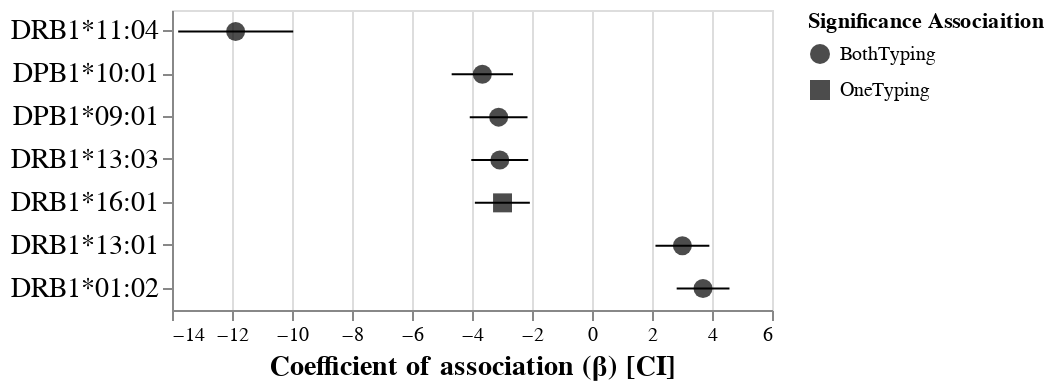

Here is the notebook cell this chart was saved with:
### Code cell
model3Plot

### Figure 1 — Vega-Lite specification as saved in the notebook (floating-point values rounded to 4 significant figures)
{"config": {"view": {"continuousWidth": 400, "continuousHeight": 300}}, "layer": [{"mark": "errorbar", "encoding": {"shape": {"type": "nominal", "field": "aType", "legend": {"title": "Significance Associaition"}, "scale": {"domain": ["BothTyping", "OneTyping"], "range": ["circle", "square"]}}, "x": {"type": "quantitative", "axis": {"title": ""}, "field": "lCI"}, "x2": {"field": "mCI"}, "y": {"type": "nominal", "axis": {"labelFontSize": 14, "title": ""}, "field": "allele", "sort": ["DRB1*11:04", "DPB1*10:01", "DPB1*09:01", "DRB1*13:03", "DRB1*16:01", "DRB1*13:01", "DRB1*01:02"]}}, "height": 150, "width": 300}, {"mark": {"type": "point", "color": "black", "filled": true, "size": 90}, "encoding": {"shape": {"type": "nominal", "field": "aType", "legend": {"title": "Significance Associaition"}, "scale": {"domain": ["BothTyping", "OneTyping"], "range": ["circle", "square"]}}, "x": {"type": "quantitative", "axis": {"title": "Coefficient of association (β) [CI]", "titleFontSize": 14}, "field": "coef_mean"}, "y": {"type": "nominal", "field": "allele", "sort": ["DRB1*11:04", "DPB1*10:01", "DPB1*09:01", "DRB1*13:03", "DRB1*16:01", "DRB1*13:01", "DRB1*01:02"]}}, "height": 150, "width": 300}], "data": {"name": "data-988e7501a2b12269a7abc63c40eb5e7d"}, "$schema": "https://vega.github.io/schema/vega-lite/v4.8.1.json", "datasets": {"data-988e7501a2b12269a7abc63c40eb5e7d": [{"allele": "DRB1*11:04", "coef_mean": -11.88, "lCI": -13.79, "mCI": -9.959, "aType": "BothTyping"}, {"allele": "DPB1*10:01", "coef_mean": -3.654, "lCI": -4.678, "mCI": -2.632, "aType": "BothTyping"}, {"allele": "DPB1*09:01", "coef_mean": -3.112, "lCI": -4.075, "mCI": -2.149, "aType": "BothTyping"}, {"allele": "DRB1*13:03", "coef_mean": -3.072, "lCI": -4.024, "mCI": -2.126, "aType": "BothTyping"}, {"allele": "DRB1*16:01", "coef_mean": -2.982, "lCI": -3.905, "mCI": -2.071, "aType": "OneTyping"}, {"allele": "DRB1*13:01", "coef_mean": 3.013, "lCI": 2.116, "mCI": 3.912, "aType": "BothTyping"}, {"allele": "DRB1*01:02", "coef_mean": 3.7, "lCI": 2.823, "mCI": 4.582, "aType": "BothTyping"}]}}
